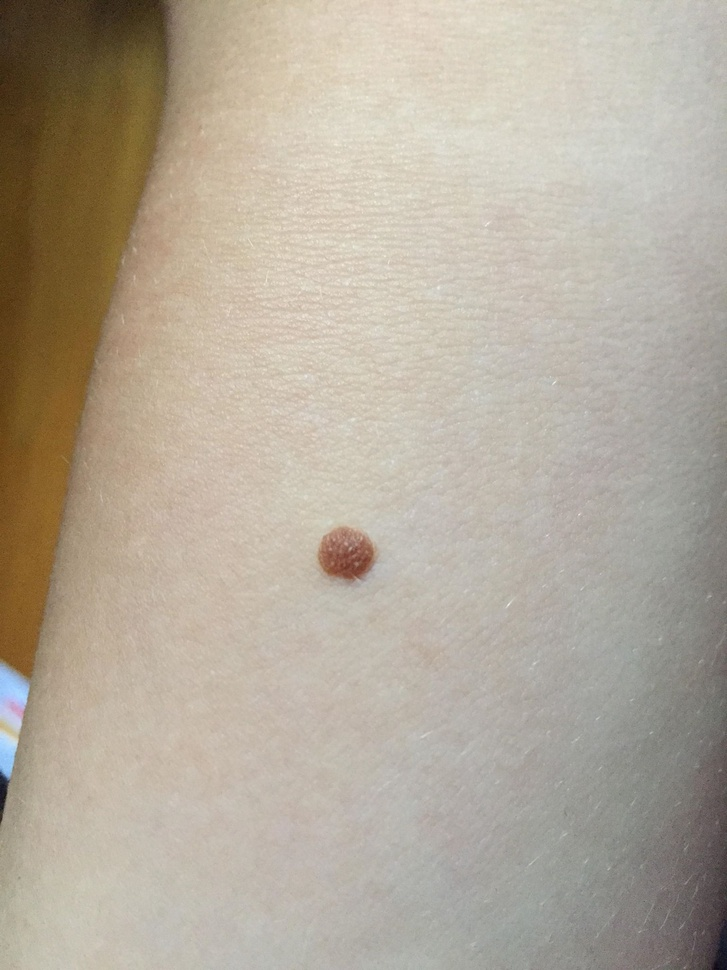
%> input picture Documents/MATLAB/Projet3/nevusVincent01.jpg, 727 x 970 px, shrunk from 1536 x 2048 before the run
$ octave Otsu.m   (GNU Octave 9; MATLAB toolbox functions it lacks are replaced by stand-ins)
%> lines starting %> are read from the running program, lines starting %| are printed output that depends on the picture; in (x1, y1, x2, y2) boxes, pixels count from 0 and x2, y2 are one past the last pixel; in counts of white or black regions, pixels touching at a corner belong together; the program's own positions count from 1
I = imread('nevusVincent01.jpg');
%> I is the input picture: size 970x727x3 uint8; mean R, G, B 179, 169.4, 154.5
I_gray = rgb2gray(I);
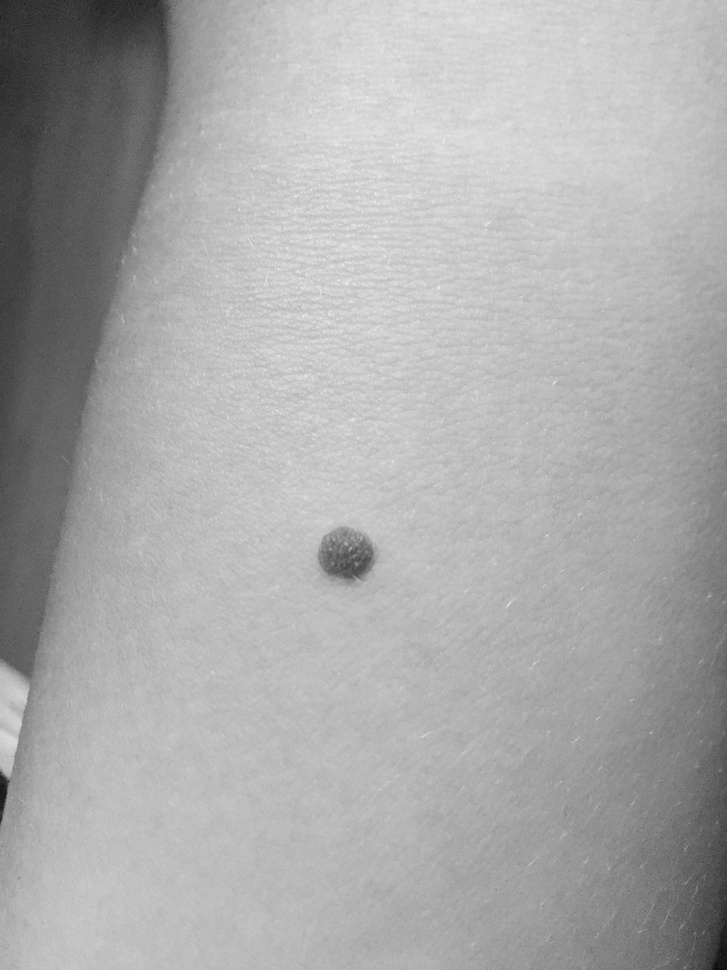
%> I_gray: size 970x727 uint8; min 9, max 243, mean 170.6
%figure,imshow(I);
figure,imhist(I_gray);
%> after `imhist(I_gray)`:
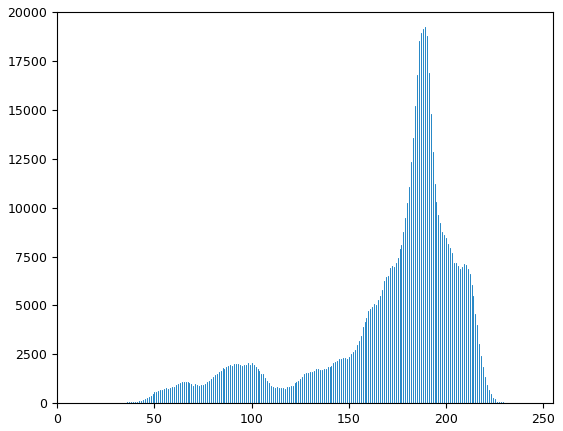
%> figure redrawn from the program's plot data; highest point at x = 189, y = 19208
T=160;
It=im2bw(I,T/255);
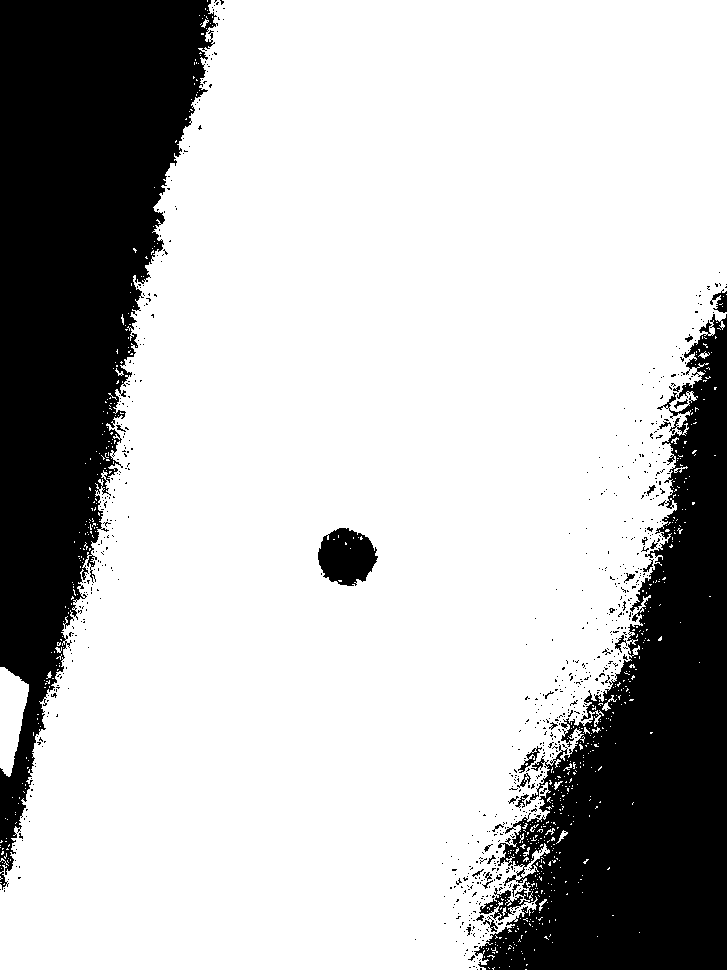
%> It: size 970x727 logical; 74.8% white; 760 black regions (729 under 20 px), largest, box (x1, y1, x2, y2) and area: (0, 0, 218, 890) 95341, (474, 314, 727, 970) 76212, (318, 528, 378, 586) 2504
%figure,imshow(It);

Ic = histeq(I_gray);
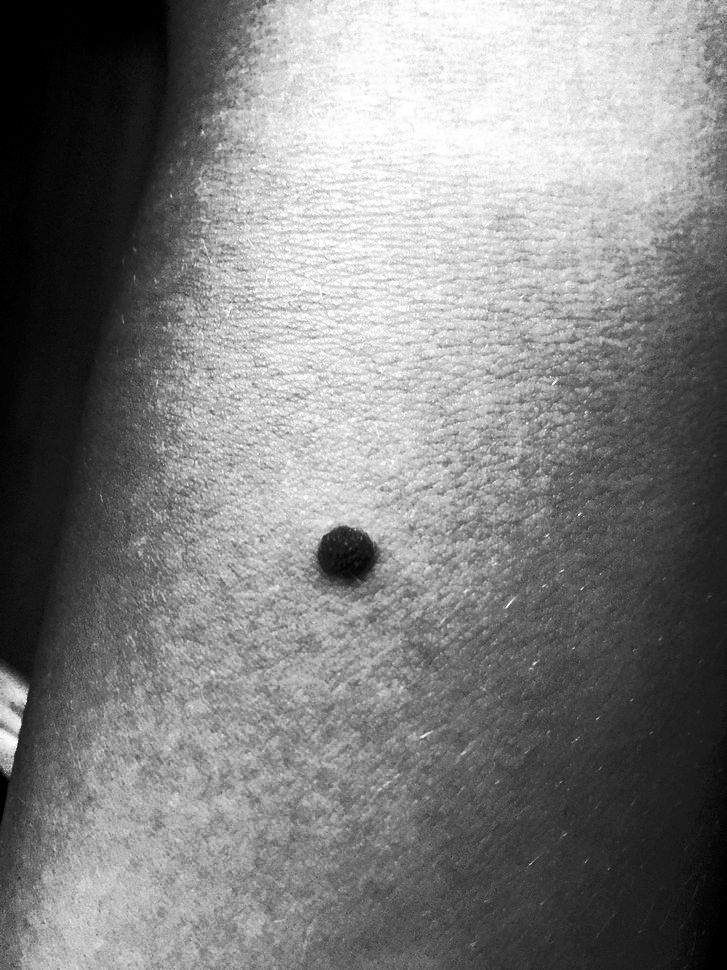
%> Ic: size 970x727 uint8; min 0, max 255, mean 127.1
%figure,imshow(Ic);

Ig = rgb2gray(I);
figure,imshow(Ig);

figure,imhist(Ic);
%> after `imhist(Ic)`:
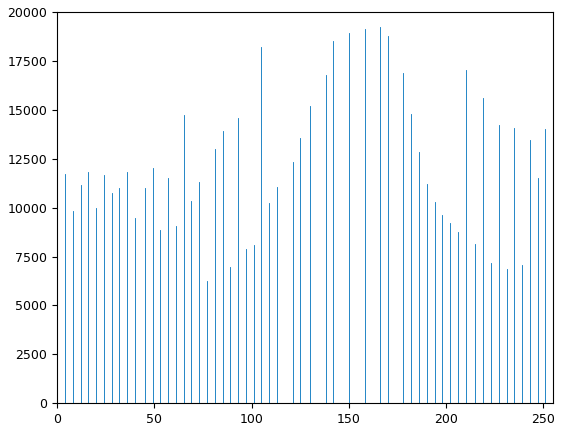
%> figure redrawn from the program's plot data; highest point at x = 166, y = 19208

se = strel('disk',100);
background = imopen(It,se);
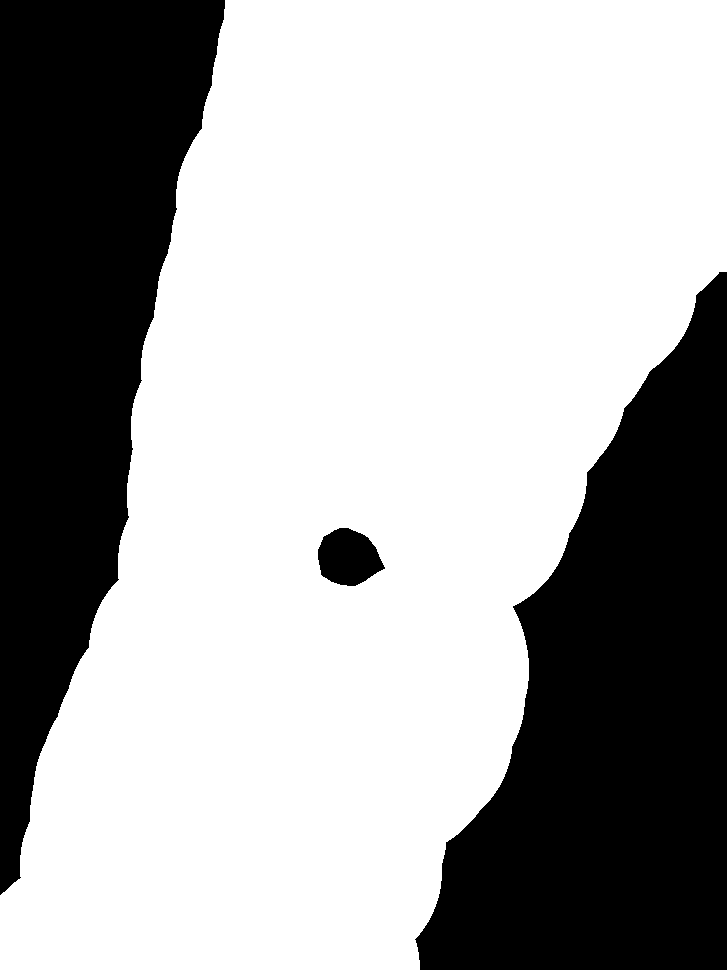
%> background: size 970x727 logical; 66% white; 3 black regions, box (x1, y1, x2, y2) and area: (415, 272, 727, 970) 125332, (0, 0, 225, 895) 111689, (318, 528, 385, 586) 2808
figure,imshow(background);

$ run again, with Documents/MATLAB/Projet3/U1.jpg copied over Documents/MATLAB/Projet3/nevusVincent01.jpg
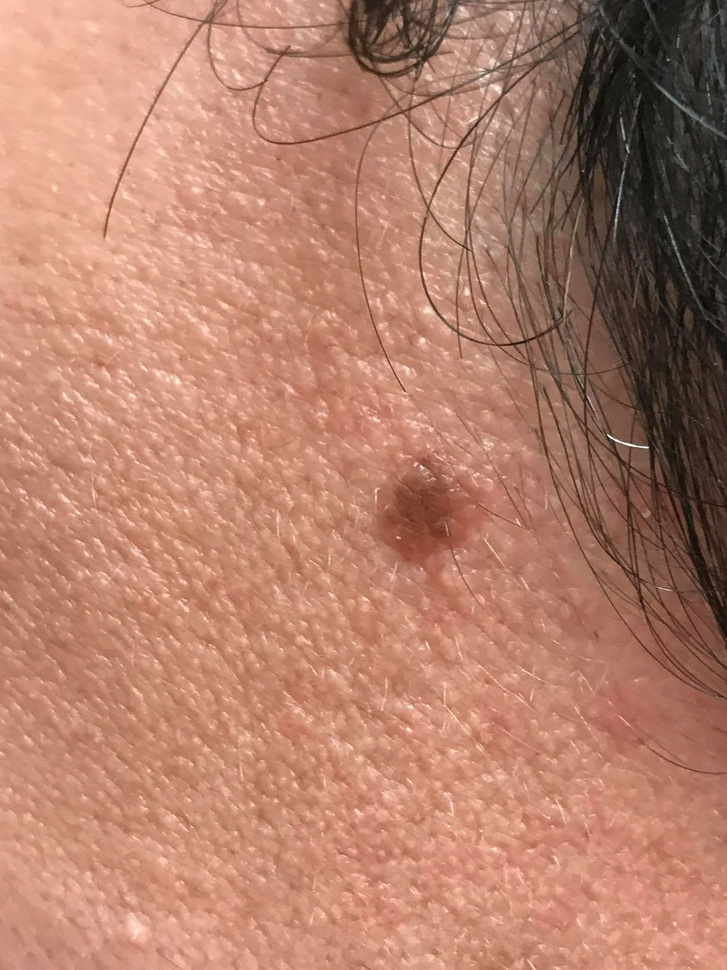
%> input picture Documents/MATLAB/Projet3/U1.jpg, 727 x 970 px, shrunk from 1536 x 2048 before the run
%> I is the input picture: size 970x727x3 uint8; mean R, G, B 180.6, 128, 107.6
%> `It=im2bw(I,T/255);`:
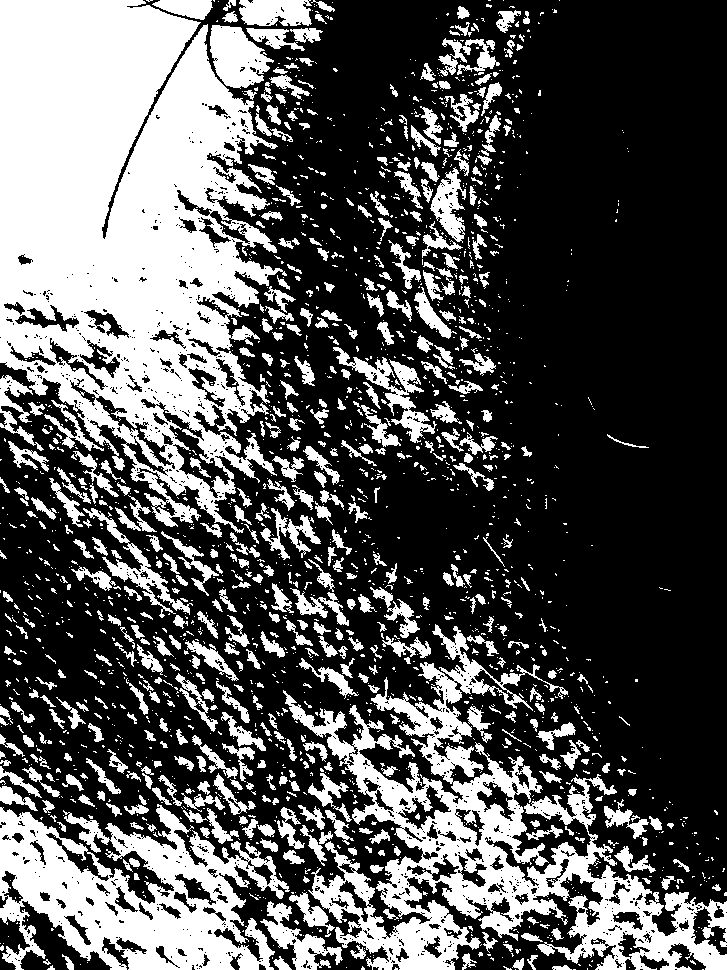
%> It: size 970x727 logical; 34% white; 2126 white regions (1593 under 20 px), largest, box (x1, y1, x2, y2) and area: (0, 0, 287, 533) 95385, (283, 624, 727, 970) 42159, (0, 804, 290, 970) 25476
%> `background = imopen(It,se);`:
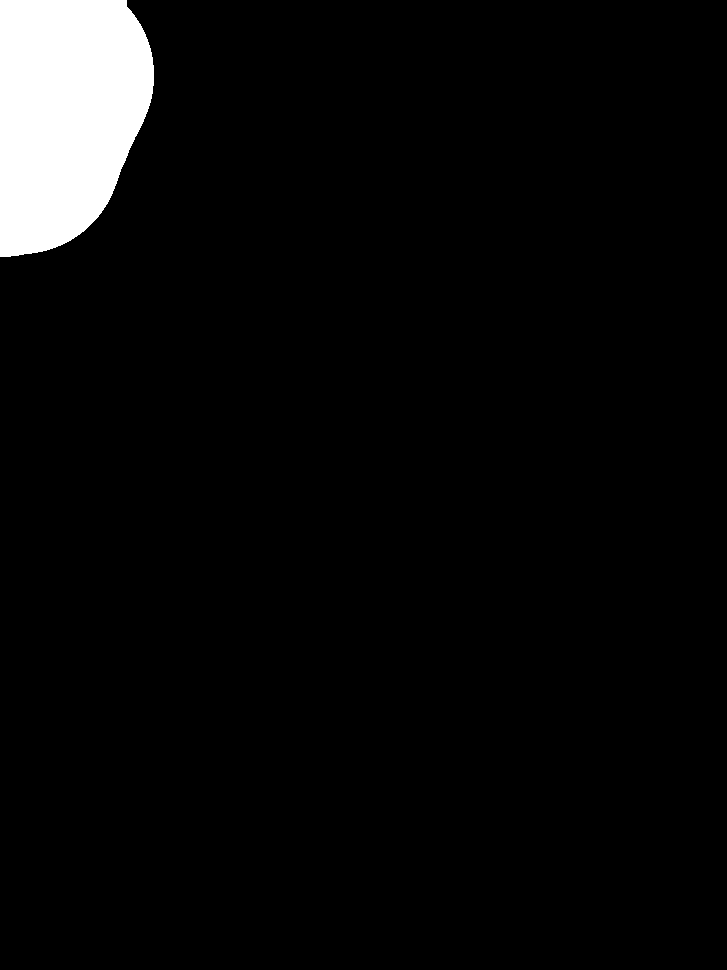
%> background: size 970x727 logical; 4.6% white; 1 white region, box (x1, y1, x2, y2) and area: (0, 0, 154, 257) 32272

$ run again, with Documents/MATLAB/Projet3/U2.jpg copied over Documents/MATLAB/Projet3/nevusVincent01.jpg
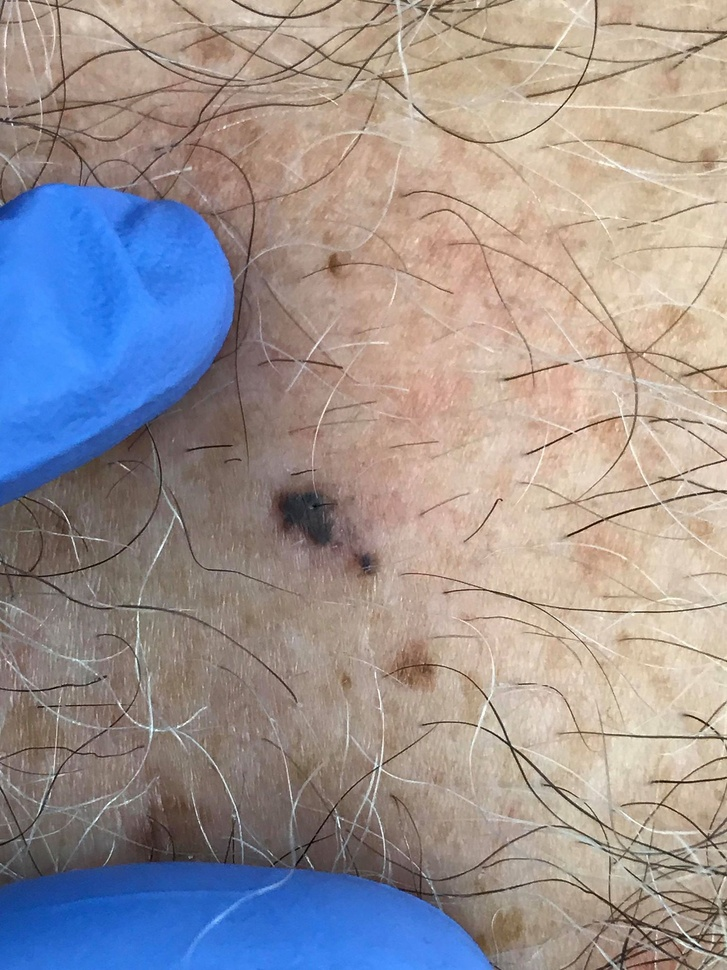
%> input picture Documents/MATLAB/Projet3/U2.jpg, 727 x 970 px, shrunk from 1536 x 2048 before the run
%> I is the input picture: size 970x727x3 uint8; mean R, G, B 155.3, 147.6, 148.9
%> `It=im2bw(I,T/255);`:
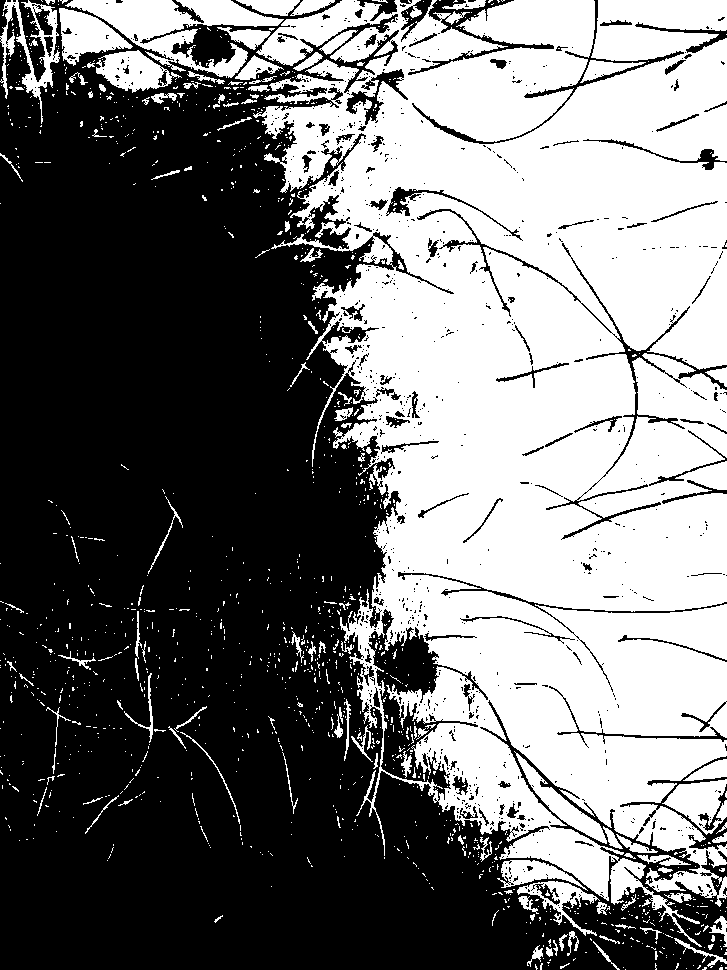
%> It: size 970x727 logical; 45.4% white; 1320 white regions (1187 under 20 px), largest, box (x1, y1, x2, y2) and area: (253, 0, 727, 947) 285983, (65, 0, 284, 78) 6587, (59, 8, 133, 66) 2188
%> `imhist(Ic)`:
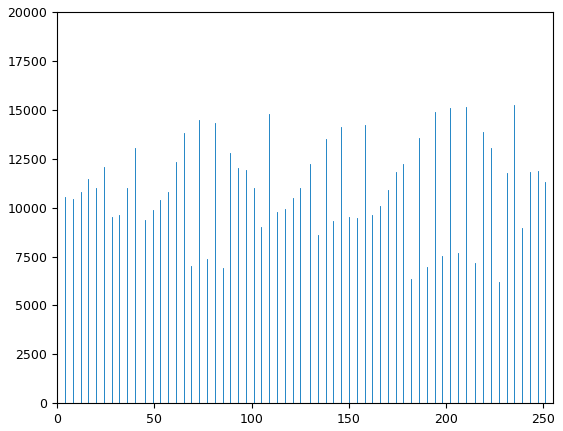
%> figure redrawn from the program's plot data; highest point at x = 0, y = 16311
%> background: size 970x727 logical; every value is 0

$ run again, with Documents/MATLAB/Projet3/U3.jpg copied over Documents/MATLAB/Projet3/nevusVincent01.jpg
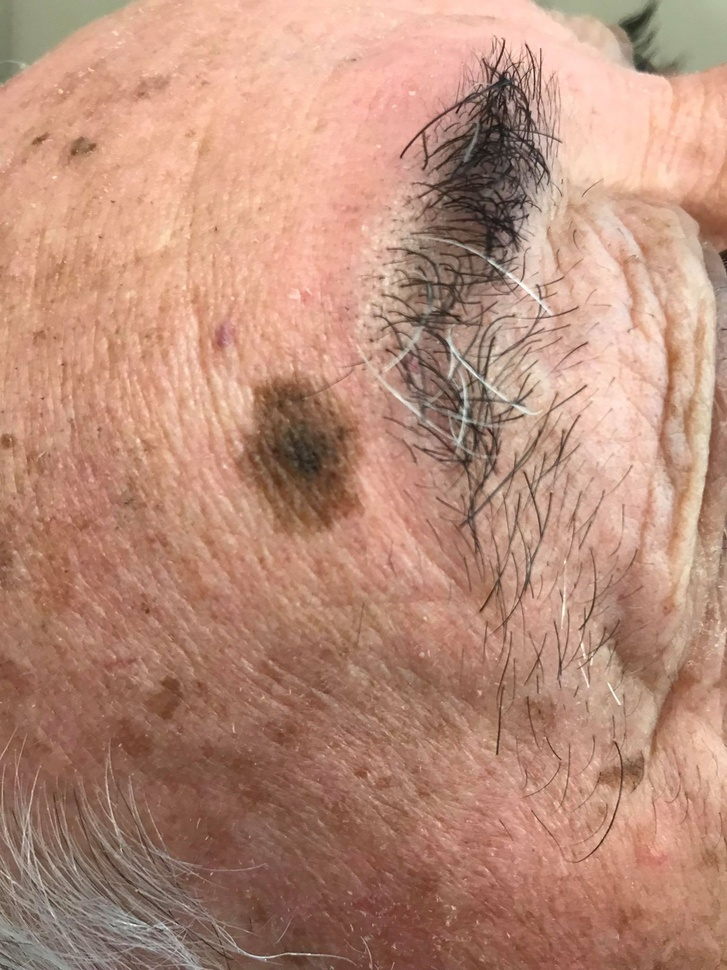
%> input picture Documents/MATLAB/Projet3/U3.jpg, 727 x 970 px, shrunk from 1536 x 2048 before the run
%> I is the input picture: size 970x727x3 uint8; mean R, G, B 185.3, 141.3, 121.8
%> `It=im2bw(I,T/255);`:
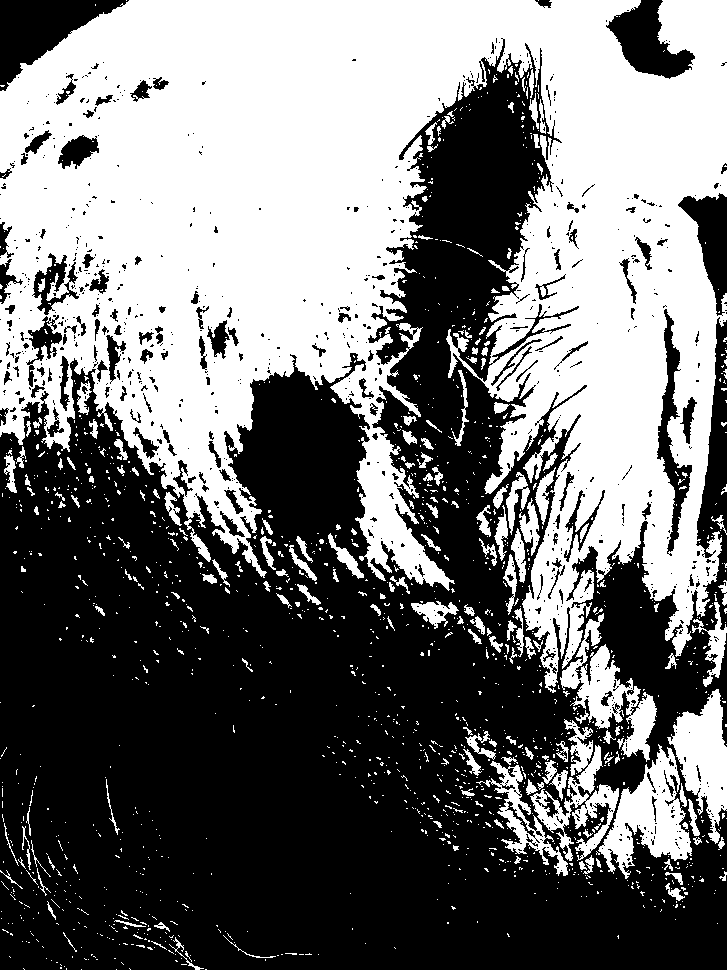
%> It: size 970x727 logical; 45.5% white; 1538 white regions (1350 under 20 px), largest, box (x1, y1, x2, y2) and area: (0, 0, 727, 693) 279173, (598, 744, 692, 879) 5489, (560, 613, 657, 762) 4668
%> `background = imopen(It,se);`:
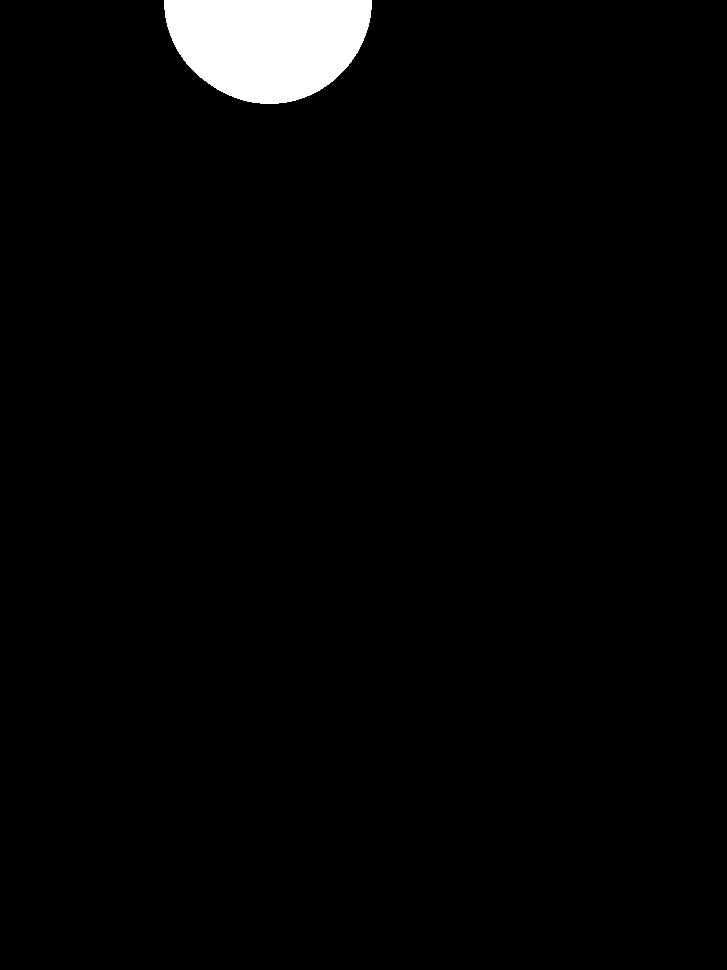
%> background: size 970x727 logical; 2.4% white; 1 white region, box (x1, y1, x2, y2) and area: (164, 0, 372, 104) 16906
